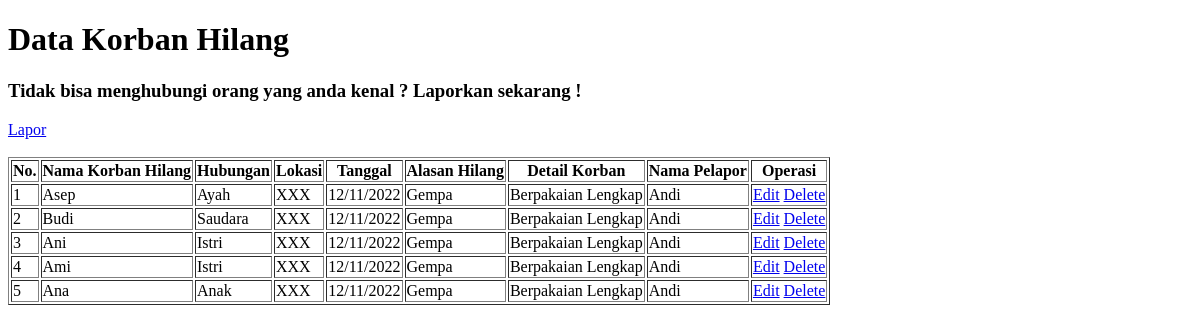
Before: /views/datahilang.php with the older database file.
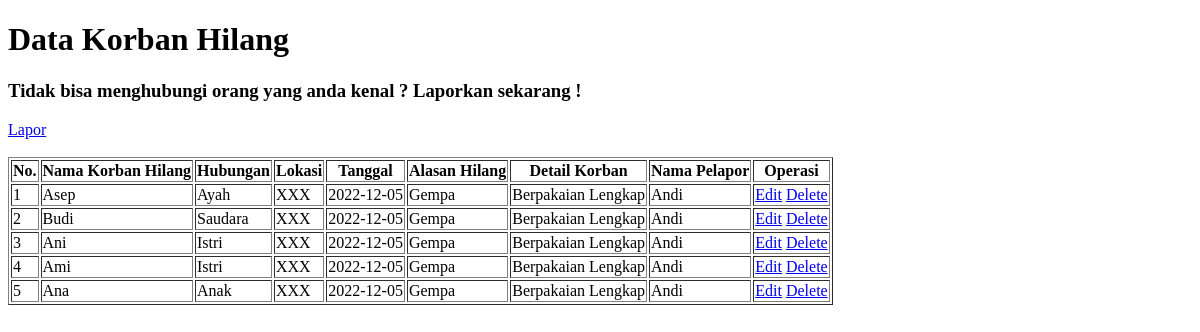
After: the same page with the newer database file.
### tables this page shows
CREATE TABLE `korban` (
  `idx` int(11) NOT NULL,
  `nama_korban` varchar(30) NOT NULL,
  `hubungan` varchar(10) NOT NULL,
  `lokasi` varchar(20) NOT NULL,
  `tanggal` varchar(30) NOT NULL,
  `alasan_hilang` varchar(30) NOT NULL,
  `detail` varchar(255) NOT NULL,
  `nama_pelapor` varchar(30) NOT NULL,
  `telepon` varchar(30) NOT NULL,
  `email` varchar(30) NOT NULL
);

### connection.php (called while the page is built)
<?php
class Connection{
    public function get_connection(){
        $host = "localhost";
        $database = "carikorban";
        $username = "root";
        $password = "";
        $connect = new mysqli($host, $username, $password, $database);
        return $connect;
    }
}

### models/korban.php (called while the page is built, shortened)
<?php
include '..\connection.php';
class Model extends Connection
{
    public function __construct()
    {
        $this->conn = $this->get_connection();
    }
    public function tampil_data()
    {
        $sql = "SELECT * FROM korban";
        $bind = $this->conn->query($sql);
        while ($obj = $bind->fetch_object()) {
            $baris[] = $obj;
        }
        if (!empty($baris)) {
            return $baris;
        }
    }
}

### views/datahilang.php (the view, shortened to what this page needs)
<?php
include '..\models\korban.php';
$model = new Model();
$index = 1;
?>
<!doctype html>
<html lang="en">
<head>
</head>
<body>
    <div>
        <h1>Data Korban Hilang</h1>
        <h3>Tidak bisa menghubungi orang yang anda kenal ? Laporkan sekarang !</h3>
        <a href="lapor.php">Lapor</a>
        <br><br>
        <table border="1">
            <thead>
                <tr>
                    <th>No.</th>
                    <th>Nama Korban Hilang</th>
                    <th>Hubungan</th>
                    <th>Lokasi</th>
                    <th>Tanggal</th>
                    <th>Alasan Hilang</th>
                    <th>Detail Korban</th>
                    <th>Nama Pelapor</th>
                    <th>Operasi</th>
                </tr>
            </thead>
            <tbody>
                <?php
$result = $model->tampil_data();
if (!empty($result)) {
    foreach ($result as $data): ?>
                <tr>
                    <td>
                        <?= $index++ ?>
                    </td>
                    <td><?= $data->nama_korban ?></td>
                    <td><?= $data->hubungan ?></td>
                    <td><?= $data->lokasi ?></td>
                    <td><?= $data->tanggal ?></td>
                    <td><?= $data->alasan_hilang ?></td>
                    <td><?= $data->detail ?></td>
                    <td><?= $data->nama_pelapor ?></td>
                    <td>
                        <a name="edit" id="edit" href="edit.php?idx=<?= $data->idx ?>">Edit</a>
                        <a name="hapus" id="hapus" href="process.php?idx=<?= $data->idx ?>">Delete</a>
                    </td>
                </tr>
                <?php endforeach;
} else { ?>
                <tr>
                    <td colspan="9">Belum ada data korban hilang.</td>
                </tr>
                <?php } ?>
            </tbody>
        </table>
    </div>
</body>
</html>

Changed rows visible on the page:
changed korban "Asep": tanggal "12/11/2022" → "2022-12-05"
changed korban "Budi": tanggal "12/11/2022" → "2022-12-05"
changed korban "Ani": tanggal "12/11/2022" → "2022-12-05"
changed korban "Ami": tanggal "12/11/2022" → "2022-12-05"
changed korban "Ana": tanggal "12/11/2022" → "2022-12-05"
